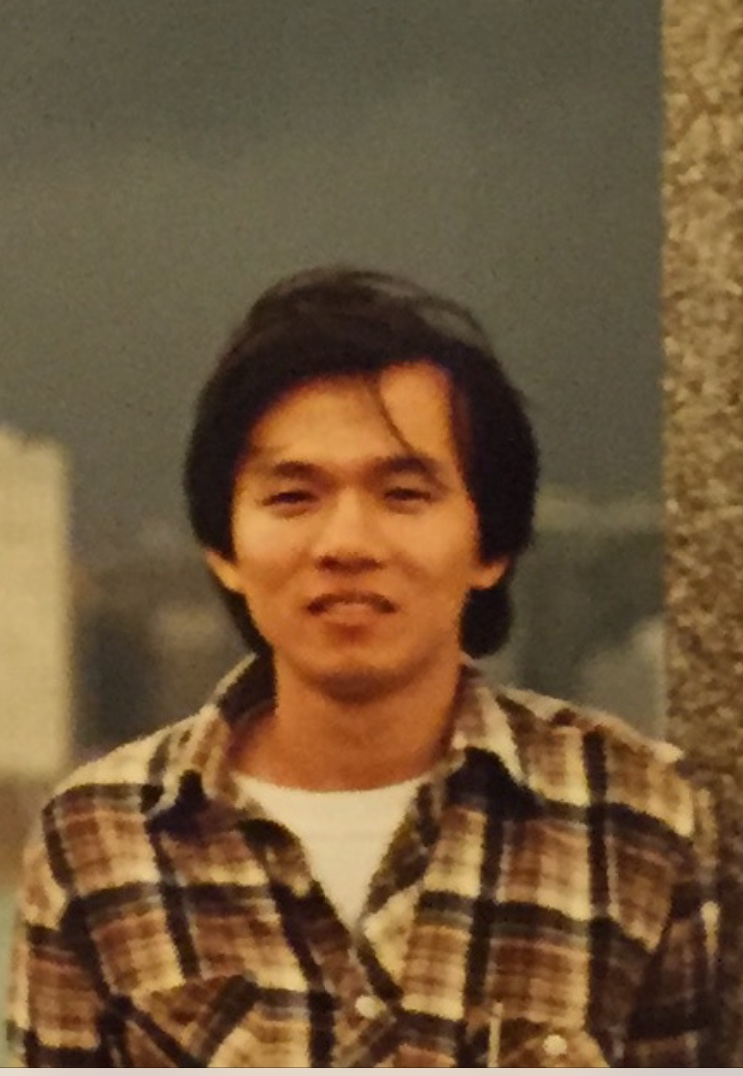
#> input picture reader resources /python/偶數題解答/hung.jpg, 743 x 1076 px
$ python ex17_2.py
#> lines starting #> are read from the running program, lines starting #| are printed output that depends on the picture
# ex17_2.py
from PIL import Image

hungPic = Image.open("hung.jpg")        # 建立Pillow物件
#> hungPic is the input picture: PIL image 743x1076 RGB; mean R, G, B 114, 87.9, 57.7
newPic = hungPic.resize((350,500))

nwidth, nheight = 450, 600
newImage = Image.new('RGB', (nwidth, nheight), "Yellow")
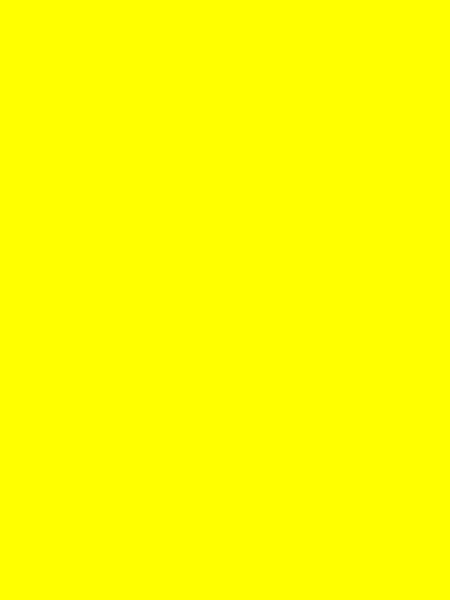
#> newImage: PIL image 450x600 RGB; mean R, G, B 255, 255, 0

newImage.paste(newPic, (50,50))
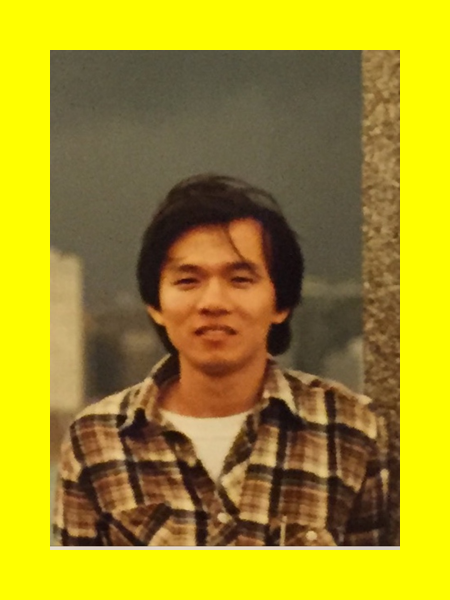
#> newImage: PIL image 450x600 RGB; mean R, G, B 163.6, 146.7, 37.4
newImage.save("fig17_2.jpg")
